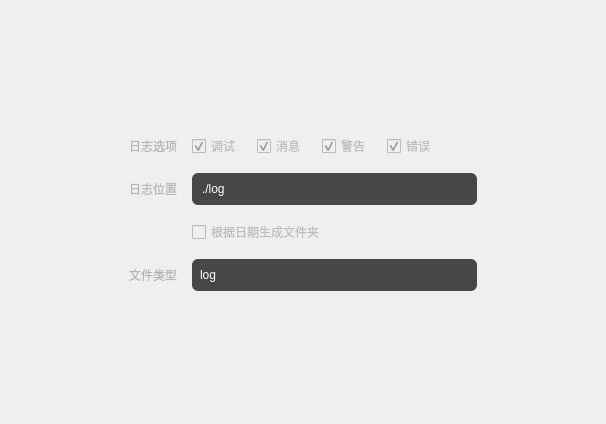
<?xml version="1.0" encoding="UTF-8"?>
<ui version="4.0">
 <class>SettingLogWidget</class>
 <widget class="QWidget" name="SettingLogWidget">
  <property name="geometry">
   <rect>
    <x>0</x>
    <y>0</y>
    <width>606</width>
    <height>424</height>
   </rect>
  </property>
  <property name="windowTitle">
   <string>Form</string>
  </property>
  <layout class="QGridLayout" name="gridLayout">
   <item row="0" column="1">
    <spacer name="verticalSpacer_2">
     <property name="orientation">
      <enum>Qt::Vertical</enum>
     </property>
     <property name="sizeHint" stdset="0">
      <size>
       <width>20</width>
       <height>105</height>
      </size>
     </property>
    </spacer>
   </item>
   <item row="1" column="0">
    <spacer name="horizontalSpacer">
     <property name="orientation">
      <enum>Qt::Horizontal</enum>
     </property>
     <property name="sizeHint" stdset="0">
      <size>
       <width>104</width>
       <height>20</height>
      </size>
     </property>
    </spacer>
   </item>
   <item row="1" column="1">
    <widget class="QWidget" name="widget" native="true">
     <property name="enabled">
      <bool>false</bool>
     </property>
     <property name="styleSheet">
      <string notr="true">QLabel{
	color: #b6b6b6;
    font-family: &quot;Microsoft YaHei&quot;;
    font-size: 12px;
}
QLineEdit{
    color: #ffffff;
    font-family: &quot;Microsoft YaHei&quot;;
    font-size: 12px;
    border-radius:6px;
    border-width:0px;
    border-style:none;
    background:#474747;
    min-height:32px;
    max-height:32px;
    padding-left:8px;
}

QLineEdit:focus
{
    color: #ffffff;
    border: 1px solid #7d551b;
}

QPushButton{
    color: #ffffff;
    font-family: &quot;Microsoft YaHei&quot;;
    font-size: 12px;
    border-radius:6px;
    border-width:0px;
    border-style:none;
    background:#474747;
    min-height:32px;
    max-height:32px;
}

QComboBox{
    color: #ffffff;
    font-family: &quot;Microsoft YaHei&quot;;
    font-size: 12px;
    border-radius:6px;
    border-width:0px;
    border-style:none;
    background:#474747;
    min-height:32px;
    max-height:32px;
    padding-left:8px;
}

QComboBox QAbstractItemView {
	background:#3b3b3b;	
	color:#767676;
    font-family: &quot;Microsoft YaHei&quot;;
    font-size: 12px;
    border: none;
    outline:none;
    selection-color: #fff;
    selection-background-color: #e89316;
} 
QComboBox QAbstractItemView::item{
	min-height:32px;
    max-height:32px;
}


QComboBox:on
{
	color: #555555;
	border-color: #327cc0;
}
QComboBox::drop-down
{
	border-style:none;
	border-width:0px;
}
QComboBox::down-arrow
{
    border-image: url(:/global/resource/image/global/ico_arrow_down.png);
	
}
QComboBox::down-arrow:hover
{
	border-image: url(:/global/resource/image/global/ico_arrow_down.png);
}
QComboBox::down-arrow:pressed
{
	border-image: url(:/global/resource/image/global/ico_arrow_down.png);
}
QComboBox::down-arrow:on
{
    border-image: url(:/global/resource/image/global/ico_arrow_up.png);
}
QComboBox::down-arrow:on:hover
{
	border-image: url(:/global/resource/image/global/ico_arrow_up.png);
}
QComboBox::down-arrow:on:pressed
{
	border-image: url(:/global/resource/image/global/ico_arrow_up.png);
}</string>
     </property>
     <layout class="QVBoxLayout" name="verticalLayout">
      <property name="spacing">
       <number>15</number>
      </property>
      <item>
       <layout class="QHBoxLayout" name="horizontalLayout_2" stretch="1,1">
        <property name="spacing">
         <number>15</number>
        </property>
        <item>
         <widget class="QLabel" name="label">
          <property name="sizePolicy">
           <sizepolicy hsizetype="Fixed" vsizetype="Preferred">
            <horstretch>0</horstretch>
            <verstretch>0</verstretch>
           </sizepolicy>
          </property>
          <property name="text">
           <string>日志选项</string>
          </property>
         </widget>
        </item>
        <item>
         <layout class="QHBoxLayout" name="horizontalLayout">
          <item>
           <widget class="QCheckBox" name="checkBox">
            <property name="minimumSize">
             <size>
              <width>50</width>
              <height>24</height>
             </size>
            </property>
            <property name="text">
             <string>调试</string>
            </property>
            <property name="checked">
             <bool>true</bool>
            </property>
           </widget>
          </item>
          <item>
           <widget class="QCheckBox" name="checkBox_2">
            <property name="enabled">
             <bool>false</bool>
            </property>
            <property name="minimumSize">
             <size>
              <width>50</width>
              <height>24</height>
             </size>
            </property>
            <property name="text">
             <string>消息</string>
            </property>
            <property name="checked">
             <bool>true</bool>
            </property>
           </widget>
          </item>
          <item>
           <widget class="QCheckBox" name="checkBox_3">
            <property name="enabled">
             <bool>false</bool>
            </property>
            <property name="minimumSize">
             <size>
              <width>50</width>
              <height>24</height>
             </size>
            </property>
            <property name="text">
             <string>警告</string>
            </property>
            <property name="checked">
             <bool>true</bool>
            </property>
           </widget>
          </item>
          <item>
           <widget class="QCheckBox" name="checkBox_4">
            <property name="enabled">
             <bool>false</bool>
            </property>
            <property name="minimumSize">
             <size>
              <width>50</width>
              <height>24</height>
             </size>
            </property>
            <property name="text">
             <string>错误</string>
            </property>
            <property name="checked">
             <bool>true</bool>
            </property>
           </widget>
          </item>
          <item>
           <spacer name="horizontalSpacer_2">
            <property name="orientation">
             <enum>Qt::Horizontal</enum>
            </property>
            <property name="sizeHint" stdset="0">
             <size>
              <width>40</width>
              <height>20</height>
             </size>
            </property>
           </spacer>
          </item>
         </layout>
        </item>
       </layout>
      </item>
      <item>
       <layout class="QHBoxLayout" name="horizontalLayout_8">
        <property name="spacing">
         <number>15</number>
        </property>
        <item>
         <widget class="QLabel" name="label_2">
          <property name="sizePolicy">
           <sizepolicy hsizetype="Fixed" vsizetype="Preferred">
            <horstretch>0</horstretch>
            <verstretch>0</verstretch>
           </sizepolicy>
          </property>
          <property name="text">
           <string>日志位置</string>
          </property>
         </widget>
        </item>
        <item>
         <widget class="QLineEdit" name="lineEdit_logPath">
          <property name="minimumSize">
           <size>
            <width>280</width>
            <height>32</height>
           </size>
          </property>
          <property name="maximumSize">
           <size>
            <width>16777215</width>
            <height>32</height>
           </size>
          </property>
          <property name="text">
           <string>./log</string>
          </property>
         </widget>
        </item>
       </layout>
      </item>
      <item>
       <layout class="QHBoxLayout" name="horizontalLayout_6">
        <property name="spacing">
         <number>15</number>
        </property>
        <item>
         <widget class="QLabel" name="label_4">
          <property name="sizePolicy">
           <sizepolicy hsizetype="Fixed" vsizetype="Preferred">
            <horstretch>0</horstretch>
            <verstretch>0</verstretch>
           </sizepolicy>
          </property>
          <property name="minimumSize">
           <size>
            <width>48</width>
            <height>0</height>
           </size>
          </property>
          <property name="maximumSize">
           <size>
            <width>48</width>
            <height>16777215</height>
           </size>
          </property>
          <property name="text">
           <string/>
          </property>
         </widget>
        </item>
        <item>
         <widget class="QCheckBox" name="checkBox_genByDate">
          <property name="enabled">
           <bool>false</bool>
          </property>
          <property name="text">
           <string>根据日期生成文件夹</string>
          </property>
          <property name="checked">
           <bool>false</bool>
          </property>
         </widget>
        </item>
       </layout>
      </item>
      <item>
       <layout class="QHBoxLayout" name="horizontalLayout_5">
        <property name="spacing">
         <number>15</number>
        </property>
        <item>
         <widget class="QLabel" name="label_3">
          <property name="sizePolicy">
           <sizepolicy hsizetype="Fixed" vsizetype="Preferred">
            <horstretch>0</horstretch>
            <verstretch>0</verstretch>
           </sizepolicy>
          </property>
          <property name="text">
           <string>文件类型</string>
          </property>
         </widget>
        </item>
        <item>
         <widget class="QComboBox" name="comboBox_fileType">
          <property name="minimumSize">
           <size>
            <width>0</width>
            <height>32</height>
           </size>
          </property>
          <property name="maximumSize">
           <size>
            <width>16777215</width>
            <height>32</height>
           </size>
          </property>
          <item>
           <property name="text">
            <string>log</string>
           </property>
          </item>
          <item>
           <property name="text">
            <string>txt</string>
           </property>
          </item>
         </widget>
        </item>
       </layout>
      </item>
     </layout>
    </widget>
   </item>
   <item row="1" column="2">
    <spacer name="horizontalSpacer_3">
     <property name="orientation">
      <enum>Qt::Horizontal</enum>
     </property>
     <property name="sizeHint" stdset="0">
      <size>
       <width>103</width>
       <height>20</height>
      </size>
     </property>
    </spacer>
   </item>
   <item row="2" column="1">
    <spacer name="verticalSpacer">
     <property name="orientation">
      <enum>Qt::Vertical</enum>
     </property>
     <property name="sizeHint" stdset="0">
      <size>
       <width>20</width>
       <height>105</height>
      </size>
     </property>
    </spacer>
   </item>
  </layout>
 </widget>
 <resources/>
 <connections/>
</ui>
